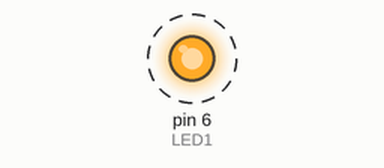
Recording of a sketch running on a simulated Arduino Uno, built with avr-gcc and run on an emulated ATmega328P. Parts: output pins drawn as LEDs (lit = HIGH). Dashed ring = blinking.

Above: at 0.5 s.
Timing chart, 0 to 4.6 s (numbered marks = the images above):
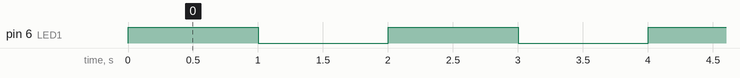

The sketch:

D1_Example.ino
```cpp
#define LED1 6

void setup() {
  // initialize digital pin LED1 as an output
  pinMode(LED1, OUTPUT);

}

void loop() {

  digitalWrite(LED1, HIGH);   // turn the LED on (HIGH is the voltage level)
  delay(1000);                // wait for 1000 milliseconds (1000 milliseconds = 1 second)

  digitalWrite(LED1, LOW);    // turn the LED off by making the voltage LOW
  delay(1000);                // wait for 1000 milliseconds

}
```

Measured:
- by itself, pin 6 (LED1): alternates HIGH for 1.0 s and LOW for 1.0 s
